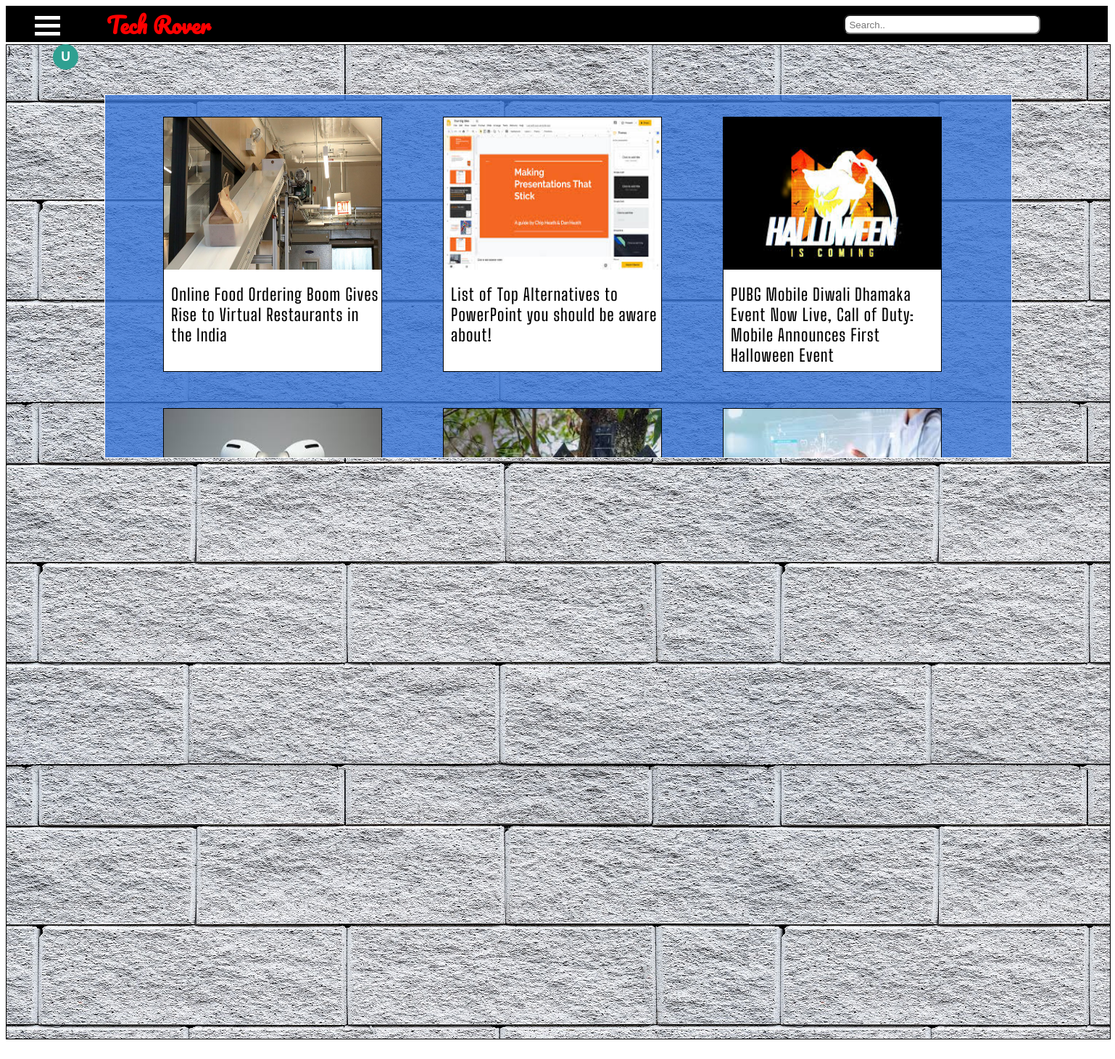
The page / on the database its author committed.
### app1/models.py (models this page shows)
class Blog(models.Model):
    show_img = models.CharField(max_length=500,default='/media/imgicon.png')
    full_img = models.CharField(max_length=500,default='/media/imgicon.png')
    title = models.CharField(max_length=300,default='')
    content = models.TextField(default='')
    key = models.CharField(default = '-1',max_length=5)

### app1/views.py (the view, shortened to what this page needs)
# urls.py: path('',views.index),
def index(request):
    global userName, userInitials, logState, userState, userKeys, nowUser
    blogs = Blog.objects.all()
    users = Users.objects.all()
    noOfBlogs = len(blogs)
    noOfSlides = noOfBlogs//3+ceil(noOfBlogs/3-noOfBlogs//3)
    buttonReceived = request.POST.get('logInButton')
    params = {'blog':blogs,'nblogs':noOfBlogs,'nslides':noOfSlides,'range':range(noOfBlogs), 'userName':userName,'userInitials':userInitials,'userState':userState,'logState':'LogIn'}
    signButton = request.POST.get('signButton')
    print(f"ss is {signButton}")
    print(f"Text is {params['logState']}")
    if nowUser != None:
        logState = 'LogIn'
        params['logState'] = logState
    print(f"Userstate is {params['logState']}")
    return render(request,'index.html',params)

### app1/templates/index.html (shortened to what this page needs)
<html>
{% load static %}
<head>
    <link rel="stylesheet" href="{% static 'style5.css' %}" type="text/css">
</head>
<body>
    <div id="header" width="700" height="500">
        <div class="menu_button" onclick="myFunction(this)">
            <div class="bar1"></div>
            <div class="bar2"></div>
            <div class="bar3"></div>
        </div>
        <a href="/" style="text-decoration: none; color:red;"><h2 id="namePlate">Tech Rover</h2></a>
        <input type="search" id="search" size="30" height="50" placeholder="Search..">
        <input type="button" id="profile" value={{userInitials}}>
    </div>
    <div id="wall">
        <form id="logOutForm" action="/" method="POST" >{% csrf_token %}
        }
        </form>
        <div id="screen">
            <div class="row">
                {% for i in blog %}
                <form class="card" action="/blog/" method="GET">
                    <img class="card_image" src="{{i.show_img}}">
                    <div class="card_title">
                        {{i.title}}
                    </div>
                </form>
                {% if forloop.counter|divisibleby:3 and forloop.counter > 0 and not forloop.last %}
            </div>
            <div class="row">
                {% endif %} {% endfor %}
            </div>
        </div>
    </div>
</body>
</html>

### app1/static/style5.css (style rules this page uses)
#header { background-color: black; color: red; width: 1520px; height: 50px; margin-top: 5px; margin-bottom: 3px; z-index: 0; }
a { color: blue; text-decoration: none; }
.menu_button { display: inline-block; cursor: pointer; margin-left: 40px; position: relative; z-index: 2; }
.bar1, .bar2, .bar3 { width: 35px; height: 5px; background-color: white; margin: 6px 0; transition: 0.4s; z-index: 2; }
#namePlate { display: inline; margin-left: 60px; padding-bottom: 10px; vertical-align: 2mm; font-size: 30; font-family: logo; }
#search { margin-left: 870px; vertical-align: 4mm; height: 7mm; border-radius: 8px; padding: 5px; padding-top: 8px; }
#profile { vertical-align: 4.5mm; margin-left: 65px; width: 35px; height: 35px; border-radius: 50%; border: none; background-color: rgb(47, 160, 145); font-weight: bolder; font-size: 110%; color: white; }
#wall { background-image: url("sources/images/bkg.jpg"); width: 100%; height: 92%; border: 1px black solid; overflow: scroll; }
#screen { background-color: rgba(54, 115, 214, 0.8); width: 1250px; height: 500px; display: block; margin: auto; margin-top: 50px; border: 0.1px white solid; overflow-y: scroll; }
.card { background-color: rgba(255, 255, 255, 1.0); width: 300px; height: 350px; margin-left: 80px; margin-top: 30px; border: 1px black solid; display: inline-block; overflow: hidden; position: relative; }
.card_image { width: 100%; height: 60%; }
.card_title { margin-top: 20px; margin-left: 10px; font-family: card-title-font; font-size: 23px; letter-spacing: 1px; }
input[type="button"] { white-space: normal; }

### rows shown on the page
Blog: show_img (picture), title "Online Food Ordering Boom Gives Rise to Virtual Restaurants in the India"
Blog: show_img (picture), title "List of Top Alternatives to PowerPoint you should be aware about!"
Blog: show_img (picture), title "PUBG Mobile Diwali Dhamaka Event Now Live, Call of Duty: Mobile Announces First Halloween Event"
Blog: show_img (picture)
Blog: show_img (picture)
Blog: show_img (picture)
